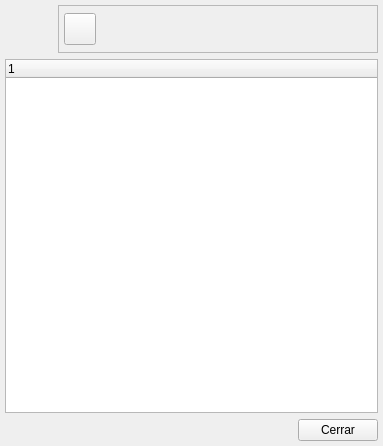
<?xml version="1.0" encoding="UTF-8"?>
<ui version="4.0">
 <class>BcBloqueaFechaBase</class>
 <widget class="QWidget" name="BcBloqueaFechaBase">
  <property name="geometry">
   <rect>
    <x>0</x>
    <y>0</y>
    <width>383</width>
    <height>446</height>
   </rect>
  </property>
  <property name="windowTitle">
   <string>Bloquear fechas</string>
  </property>
  <property name="windowIcon">
   <iconset resource="../../../bulmages.qrc">
    <normaloff>:/BulmaCont32x32/images/png/i_diario.xpm</normaloff>:/BulmaCont32x32/images/png/i_diario.xpm</iconset>
  </property>
  <layout class="QVBoxLayout">
   <property name="margin">
    <number>5</number>
   </property>
   <item>
    <layout class="QHBoxLayout">
     <property name="spacing">
      <number>5</number>
     </property>
     <property name="margin">
      <number>0</number>
     </property>
     <item>
      <widget class="QLabel" name="label">
       <property name="minimumSize">
        <size>
         <width>48</width>
         <height>48</height>
        </size>
       </property>
       <property name="maximumSize">
        <size>
         <width>48</width>
         <height>48</height>
        </size>
       </property>
       <property name="pixmap">
        <pixmap resource="../../../bulmages.qrc">:/BulmaCont32x32/images/png/encrypted.png</pixmap>
       </property>
       <property name="scaledContents">
        <bool>true</bool>
       </property>
      </widget>
     </item>
     <item>
      <widget class="QFrame" name="frame">
       <property name="frameShape">
        <enum>QFrame::StyledPanel</enum>
       </property>
       <property name="frameShadow">
        <enum>QFrame::Raised</enum>
       </property>
       <layout class="QHBoxLayout">
        <property name="spacing">
         <number>0</number>
        </property>
        <property name="margin">
         <number>5</number>
        </property>
        <item>
         <widget class="QToolButton" name="mui_crear">
          <property name="sizePolicy">
           <sizepolicy hsizetype="Fixed" vsizetype="Fixed">
            <horstretch>0</horstretch>
            <verstretch>0</verstretch>
           </sizepolicy>
          </property>
          <property name="minimumSize">
           <size>
            <width>32</width>
            <height>32</height>
           </size>
          </property>
          <property name="maximumSize">
           <size>
            <width>32</width>
            <height>32</height>
           </size>
          </property>
          <property name="toolTip">
           <string>Agregar Ejercicio</string>
          </property>
          <property name="whatsThis">
           <string>Agregar ejercicio</string>
          </property>
          <property name="text">
           <string/>
          </property>
          <property name="icon">
           <iconset resource="../../../bulmages.qrc">
            <normaloff>:/Images/document-new.png</normaloff>:/Images/document-new.png</iconset>
          </property>
          <property name="iconSize">
           <size>
            <width>22</width>
            <height>22</height>
           </size>
          </property>
          <property name="shortcut">
           <string>Ctrl+N</string>
          </property>
         </widget>
        </item>
        <item>
         <spacer>
          <property name="orientation">
           <enum>Qt::Horizontal</enum>
          </property>
          <property name="sizeHint" stdset="0">
           <size>
            <width>40</width>
            <height>20</height>
           </size>
          </property>
         </spacer>
        </item>
       </layout>
      </widget>
     </item>
    </layout>
   </item>
   <item>
    <widget class="QTreeWidget" name="mui_treeWidget">
     <property name="whatsThis">
      <string>Hacer doble click para bloquear/desbloquear fechas</string>
     </property>
     <column>
      <property name="text">
       <string>1</string>
      </property>
     </column>
    </widget>
   </item>
   <item>
    <layout class="QHBoxLayout">
     <property name="spacing">
      <number>0</number>
     </property>
     <property name="margin">
      <number>0</number>
     </property>
     <item>
      <spacer>
       <property name="orientation">
        <enum>Qt::Horizontal</enum>
       </property>
       <property name="sizeType">
        <enum>QSizePolicy::Expanding</enum>
       </property>
       <property name="sizeHint" stdset="0">
        <size>
         <width>191</width>
         <height>21</height>
        </size>
       </property>
      </spacer>
     </item>
     <item>
      <widget class="QPushButton" name="pushButton2">
       <property name="text">
        <string>Cerrar</string>
       </property>
      </widget>
     </item>
    </layout>
   </item>
  </layout>
 </widget>
 <layoutdefault spacing="6" margin="11"/>
 <resources>
  <include location="../../../bulmages.qrc"/>
  <include location="../../bulmages.qrc"/>
 </resources>
 <connections>
  <connection>
   <sender>pushButton2</sender>
   <signal>released()</signal>
   <receiver>BcBloqueaFechaBase</receiver>
   <slot>close()</slot>
   <hints>
    <hint type="sourcelabel">
     <x>349</x>
     <y>430</y>
    </hint>
    <hint type="destinationlabel">
     <x>189</x>
     <y>444</y>
    </hint>
   </hints>
  </connection>
 </connections>
</ui>
